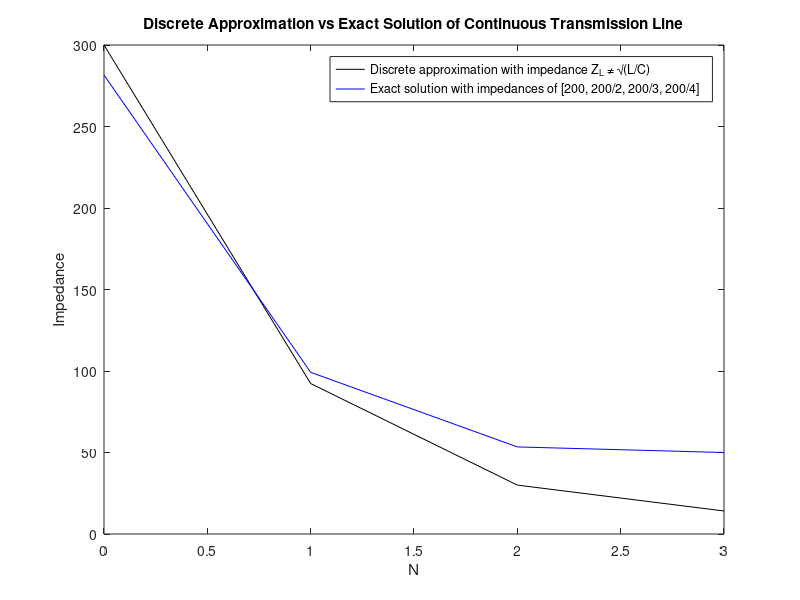

MATLAB code to generate this figure:
clear
n=3;
w=0.005;
L=1;
C=1;
V_0=1;
Z_L=300;
t=(2*pi/w)/4;

Z=zeros(1,n);
Z(1)=Z_L;

for i=1:n
Z(i+1)=(j*w*L)+(Z(i))/(((j*w*C)*Z(i))+1);
end

y=200;
Zb = [y, y/2, y/3, y/4];
Z2(length(Zb)) = Zb(end);
d = [1/4,1/8,1/16,1/20];

for i = [length(Zb):-1:2]
    r = Z2(i)/Zb(i-1);
    R = exp(-4*pi*1i*d(i-1))*(r - 1)/(r + 1);
    Z2(i-1) = Zb(i-1)*(1 + R)/(1 - R);
end

x = linspace(0,n,length(Z)); % x coordinate of spatial samples
figure(1);
plot(x,Z,'k');
hold on;
plot(x,Z2,'b');
title('Discrete Approximation vs Exact Solution of Continuous Transmission Line');
legend('Discrete approximation with impedance Z_L \neq \surd(L/C)','Exact solution with impedances of [200, 200/2, 200/3, 200/4]');
xlabel('N');
ylabel('Impedance');
print('Final_Part_II_Figure_4','-dpdf','-fillpage')
drawnow;

